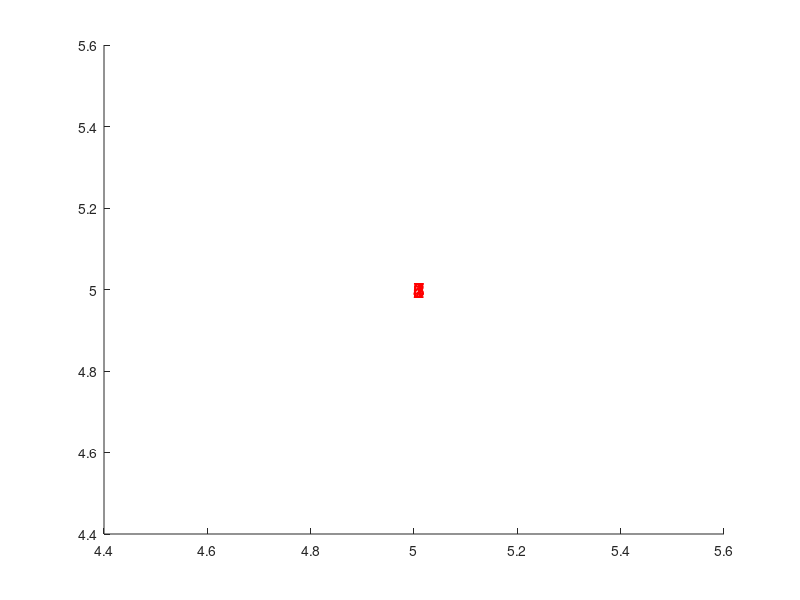

The MATLAB script that drew this image:
    clear
    clc
    close all
    
    j_num = input('enter number of joints in your truss ');
    m_num = 2*j_num-3;      % a relationship that relates number of members to number of joints in DETERMINANT truss
    j_x = zeros(j_num,1);   % initialization to x coordinates of joints matrix
    j_y = zeros(j_num,1);   % initialization to y coordinates of joints matrix
    
                            % in this following part coordinates of joints are taken from user
    for g = 1:j_num
     fprintf('enter x coordinate of joint number %d ',g)
     jx = input(' = ');
     fprintf('enter y coordinate of joint number %d ',g)
     jy = input(' = ');
     fprintf('\n')
     j_x(g,1) = jx;
     j_y(g,1) = jy;
    end
    
    clc
    
                            % Like a report that will be displayed to the user cointaining the x and y of each joint and the number of the joint
    for cz = 1:j_num
     fprintf('joint %d : (%6.1f,%6.1f)',cz,j_x(cz),j_y(cz))
     fprintf('\n')
     fprintf('\n')
    end
    
    fprintf('\n')
    q = 0;
    f = ones(2*j_num,1);    % initialization to matirx of ext. forces
    f_x = zeros(j_num,1);   % initialization to matirx of x-ext. forces
    f_y = zeros(j_num,1);   % initialization to matirx of y-ext. forces

                            % in the following part external forces are taken from user
                            % For "F_x"&"F_y" they are used for upcoming report and for "f" it will be used to calculate int. forces
    for e = 1:j_num
     fprintf('enter x component of external force at joint %d ',e)
     fx = input(' = ');
     fprintf('enter y component of external force at joint %d ',e)
     fy = input(' = ');
     fprintf('\n')
     f_x(e,1) = fx;
     f_y(e,1) = fy;
     q = q+1;              % This statement is a kind of making two parallel loops goes with each other each with its step 
     f(q,1) = fx;
     q = q+1;
     f(q,1) = fy;
    end
    
    clc

                          % In the following part another report will
                          % appear but this time containing (joint number,joint as x and y, and ext. forces at each joint)
    for tn = 1:j_num
     fprintf('joint %d : (%6.1f,%6.1f) Fx = %7.2f Fy = %7.2f ',tn,j_x(tn),j_y(tn),f_x(tn,1),f_y(tn))
     fprintf('\n')
    end
    
    fprintf('\n')
    b = 0;
    c = zeros(2*j_num,m_num);                   % c is the matrix of (x_end - x_begin)/length and the same for y which is an important matrix in solving for int. forces
    
    for a = 1:m_num
     set(0,'DefaultFigureWindowStyle','docked') % a coomand that makes figure docked in matlab main window
     fprintf('member %d in your truss is ',a)
     m = input('from joint ');
     mm = input('                          to   joint ');
     fprintf('\n')
     w = (j_x(mm,1) - j_x(m,1))/sqrt((j_x(mm,1)-j_x(m,1))^2+(j_y(mm,1)-j_y(m,1))^2);
     c(2*m-1,a) = w;                            % for matrix index that is like that "2m-1" it is for the x component in "c" matrix
     c(2*mm-1,a) = -1*c(2*m-1,a);               % this line is because on each member there will be two forces one is merley in +ve x and in -ve x representing wether tension or compression
     u = (j_y(mm,1) - j_y(m,1))/sqrt((j_x(mm,1)-j_x(m,1))^2+(j_y(mm,1)-j_y(m,1))^2);
     c(2*m,a) = u;                              % for matrix index that is like that "2m" it is for the x component in "c" matrix
     c(2*mm,a) = -1*c(2*m,a);                   % this line is because on each member there will be two forces one is merley in +ve y direction and in -ve y representing wether tension or compression
     line([j_x(m) j_x(mm)],[j_y(m) j_y(mm)],'linewidth',3);                                   % this function will draw truss member by member
     text(((j_x(m)+j_x(mm))/2),((j_y(m)+j_y(mm))/2),int2str(a),'color','r','Fontsize',15)     % and this will write number of each member on it in the figure 
    end
    
    clc
    
                                                % this is the last report eactly that will appear and below it int. forces and beside it the drawn truss
    for tn = 1:j_num
     fprintf('joint %d : (%6.1f,%6.1f) Fx = %7.2f Fy = %7.2f ',tn,j_x(tn),j_y(tn),f_x(tn,1),f_y(tn))
     fprintf('\n')
    end
    
    f_in = linsolve(c,-1*f);                    % the function that will solve for int. forces
    tol = 1.e-6;                                % this to solve the problem of "-ve zero" that appear in the solved system
    fprintf('\n')    
    
                                                % and this is the final reprot that will display the internal force in each member
    for q = 1:m_num
     f_in(f_in<0 & f_in>-tol) = 0;
     fprintf('internal force at member %d = %0.2f\n',q,f_in(q))
     fprintf('\n')
    end